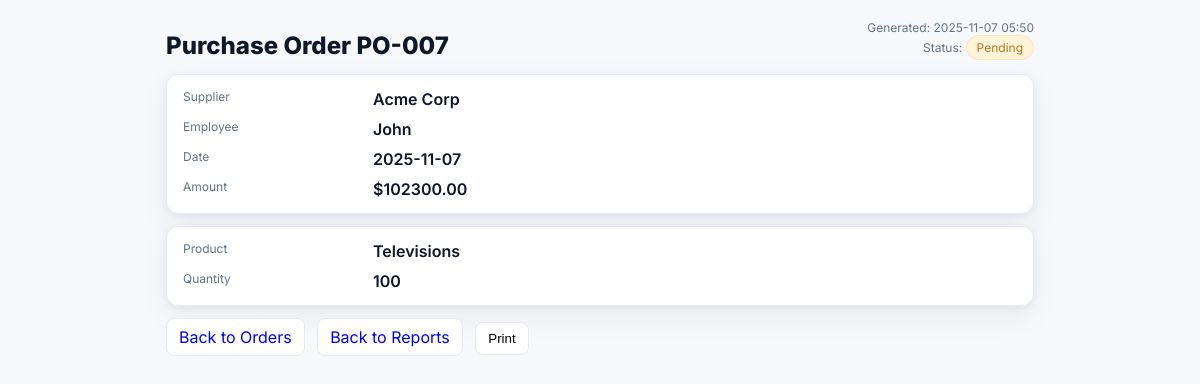
The page /admin/orders/7/view (signed in) on the database its author committed.
### models.py (models this page shows, shortened)
class Order(db.Model):
    id = db.Column(db.Integer, primary_key=True)
    code = db.Column(db.String(20), unique=True, nullable=False)     # e.g., "PO-001"
    date = db.Column(db.Date, default=date.today, nullable=False)
    amount = db.Column(db.Float, default=0.0)                         # total dollar amount
    product_name = db.Column(db.String(100))
    quantity = db.Column(db.Integer)
    status = db.Column(db.String(20), default="Pending")              # Pending, Approved, Rejected
    employee_id = db.Column(db.Integer, db.ForeignKey('user.id'), nullable=False)
    supplier_id = db.Column(db.Integer, db.ForeignKey('supplier.id')) # nullable if supplier optional

class Supplier(db.Model):
    id = db.Column(db.Integer, primary_key=True)
    name = db.Column(db.String(100))
    contact = db.Column(db.String(100))
    email = db.Column(db.String(100))
    address = db.Column(db.String(200))
    orders = db.relationship('Order', backref='supplier', lazy=True)

class User(db.Model):
    id = db.Column(db.Integer, primary_key=True)
    name = db.Column(db.String(100))
    email = db.Column(db.String(100), unique=True)
    password = db.Column(db.String(100))
    role = db.Column(db.String(20))  # 'admin' or 'employee'
    orders = db.relationship('Order', backref='employee', lazy=True)

### app.py (the view)
@app.route('/admin/orders/<int:order_id>/view')
def admin_order_view(order_id):
    if session.get('role') != 'admin':
        flash("Unauthorized access"); return redirect('/')
    o = Order.query.get_or_404(order_id)
    return render_template('admin/order_view.html', o=o, generated_at=datetime.now())

### templates/admin/order_view.html (shortened to what this page needs)
<!doctype html>
<html lang="en">
<head>
  <link rel="stylesheet" href="{{ url_for('static', filename='admin.css') }}">
</head>
<body>
  <div class="ovWrap">
    <div class="ovHead">
      <h1 class="ovTitle">Purchase Order {{ o.code }}</h1>
      <div class="ovMeta">
        Generated: {{ generated_at.strftime('%Y-%m-%d %H:%M') }}<br>
        Status:
        <span class="ovBadge {% if o.status=='Approved' %}ovGreen{% elif o.status=='Rejected' %}ovRed{% else %}ovAmber{% endif %}">
          {{ o.status }}
        </span>
      </div>
    </div>
    <div class="ovCard">
      <div class="ovGrid">
        <div class="ovLabel">Supplier</div><div class="ovValue">{{ o.supplier.name if o.supplier else '-' }}</div>
        <div class="ovLabel">Employee</div><div class="ovValue">{{ o.employee.name if o.employee else '-' }}</div>
        <div class="ovLabel">Date</div><div class="ovValue">{{ o.date }}</div>
        <div class="ovLabel">Amount</div><div class="ovValue">${{ '%.2f'|format(o.amount or 0) }}</div>
      </div>
    </div>
    <div class="ovCard">
      <div class="ovGrid">
        <div class="ovLabel">Product</div><div class="ovValue">{{ o.product_name or '-' }}</div>
        <div class="ovLabel">Quantity</div><div class="ovValue">{{ o.quantity or 0 }}</div>
      </div>
    </div>
    <div class="ovActions">
      <a class="ovBtn" href="{{ url_for('admin_orders') }}">Back to Orders</a>
      <a class="ovBtn" href="{{ url_for('admin_reports') }}">Back to Reports</a>
      <button class="ovBtn" onclick="window.print()">Print</button>
    </div>
  </div>
</body>
</html>

### static/admin.css (style rules this page uses)
:root { --adminBg: #f7f8fb; --adminPanel: #ffffff; --adminText: #0f172a; --adminMuted: #667085; --adminBorder: #e6e9ef; --adminPrimary: #3b82f6; --adminPrimarySoft: #e6efff; --adminGreen: #22c55e; --adminGreenSoft: #e7f8ee; --adminAmber: #f59e0b; --adminAmberSoft: #fff3d9; --adminRed: #ef4444; --adminRedSoft: #ffe4e6; --adminNavBorder: var(--adminBorder); --adminNavBg: #ffffffcc; --adminNavLink: #374151; --adminNavLinkHover: #f1f5f9; --adminNavPrimary: var(--adminPrimary); --adminRadius: 12px; --adminShadow: 0 10px 30px rgba(16, 24, 40, .06), 0 2px 8px rgba(16, 24, 40, .05); }
* { box-sizing: border-box }
html, body { height: 100%; margin: 0 }
body { font-family: Inter, system-ui, -apple-system, Segoe UI, Roboto, Arial, sans-serif; color: var(--adminText); background: var(--adminBg); }
:root { --adminNavBorder: #e6e9ef; --adminNavBg: #ffffffcc; --adminNavLink: #374151; --adminNavLinkHover: #f1f5f9; --adminNavPrimary: #3b82f6; }

### templates/admin/order_view.html (style rules this page uses)
.ovWrap { max-width:900px;margin:20px auto;padding:0 16px }
.ovHead { display:flex;justify-content:space-between;align-items:flex-end;margin-bottom:14px }
.ovTitle { font-size:24px;font-weight:800;margin:0 }
.ovMeta { font-size:12px;color:#64748b;text-align:right }
.ovCard { background:#fff;border:1px solid var(--adminBorder);border-radius:12px;box-shadow:var(--adminShadow);padding:14px 16px;margin-bottom:12px }
.ovGrid { display:grid;grid-template-columns:180px 1fr;gap:10px }
.ovLabel { font-size:12px;color:#64748b }
.ovValue { font-weight:600 }
.ovBadge { display:inline-block;padding:4px 10px;border-radius:999px;font-size:12px }
.ovAmber { background:#fff3d9;color:#b7791f;border:1px solid #ffe7b6 }
.ovActions { margin-top:12px }
.ovBtn { border:1px solid var(--adminBorder);background:#fff;border-radius:8px;padding:8px 12px;text-decoration:none;margin-right:8px;display:inline-block }

### rows shown on the page
Order: code "PO-007", status "Pending", date "2025-11-07", amount "102300.00", product_name "Televisions", quantity "100"
Supplier: supplier "Acme Corp"
User: employee "John"
